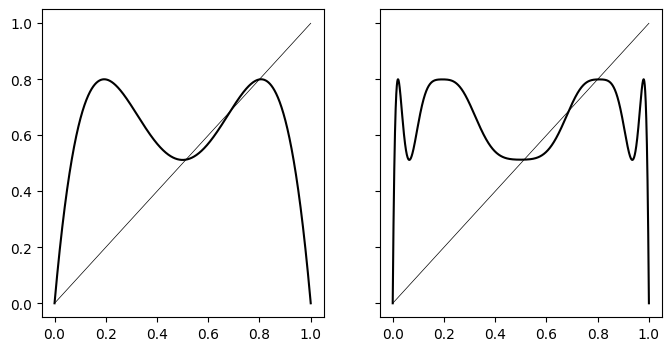

Write Python code to recreate this figure.
import numpy as np
from matplotlib import pyplot as plt

def h(x, mu, n=1):
    y = x
    for k in range(n):
        y = mu*y*(1 - y)
    return y

figure, axes = plt.subplots(nrows=1, ncols=2, figsize=(8,4), sharey=True)

x = np.linspace(start=0, stop=1, num=10000)

y = h(x, 3.2, 2)
axes[0].plot(x, y, color='black')
axes[0].plot(x, x, color='black', linewidth=0.5)

y = h(x, 3.2, 4)
axes[1].plot(x, y, color='black')
axes[1].plot(x, x, color='black', linewidth=0.5)

figure.savefig(fname='h_3,2.png', bbox_inches='tight')
